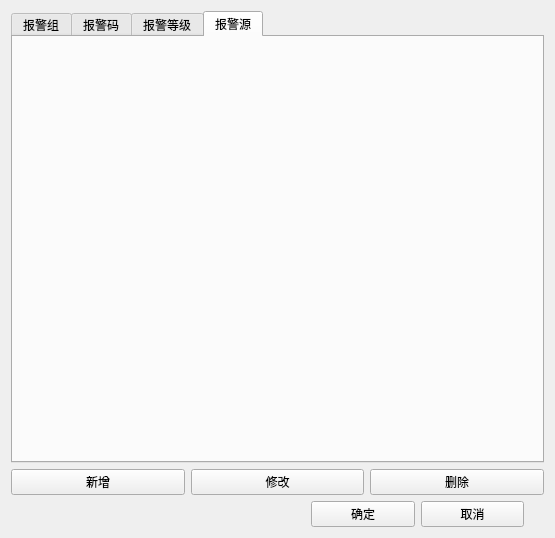
<?xml version="1.0" encoding="UTF-8"?>
<ui version="4.0">
 <class>OtherAlarmcodeConfig</class>
 <widget class="QWidget" name="OtherAlarmcodeConfig">
  <property name="geometry">
   <rect>
    <x>0</x>
    <y>0</y>
    <width>555</width>
    <height>538</height>
   </rect>
  </property>
  <property name="windowTitle">
   <string>Form</string>
  </property>
  <layout class="QVBoxLayout" name="verticalLayout">
   <item>
    <widget class="QTabWidget" name="tabWidget">
     <property name="currentIndex">
      <number>3</number>
     </property>
     <widget class="QWidget" name="tab_alarmgroup">
      <attribute name="title">
       <string>报警组</string>
      </attribute>
     </widget>
     <widget class="QWidget" name="tab_alarmcode">
      <attribute name="title">
       <string>报警码</string>
      </attribute>
     </widget>
     <widget class="QWidget" name="tab_alarmlevel">
      <attribute name="title">
       <string>报警等级</string>
      </attribute>
     </widget>
     <widget class="QWidget" name="tab_alarmsource">
      <attribute name="title">
       <string>报警源</string>
      </attribute>
     </widget>
    </widget>
   </item>
   <item>
    <layout class="QHBoxLayout" name="horizontalLayout_2">
     <item>
      <widget class="QPushButton" name="btn_add">
       <property name="text">
        <string>新增</string>
       </property>
      </widget>
     </item>
     <item>
      <widget class="QPushButton" name="btn_modify">
       <property name="text">
        <string>修改</string>
       </property>
      </widget>
     </item>
     <item>
      <widget class="QPushButton" name="btn_delete">
       <property name="text">
        <string>删除</string>
       </property>
      </widget>
     </item>
    </layout>
   </item>
   <item>
    <layout class="QHBoxLayout" name="horizontalLayout">
     <property name="leftMargin">
      <number>300</number>
     </property>
     <property name="rightMargin">
      <number>20</number>
     </property>
     <item>
      <widget class="QPushButton" name="btn_ok">
       <property name="text">
        <string>确定</string>
       </property>
      </widget>
     </item>
     <item>
      <widget class="QPushButton" name="btn_cancel">
       <property name="text">
        <string>取消</string>
       </property>
      </widget>
     </item>
    </layout>
   </item>
  </layout>
 </widget>
 <resources/>
 <connections/>
</ui>
